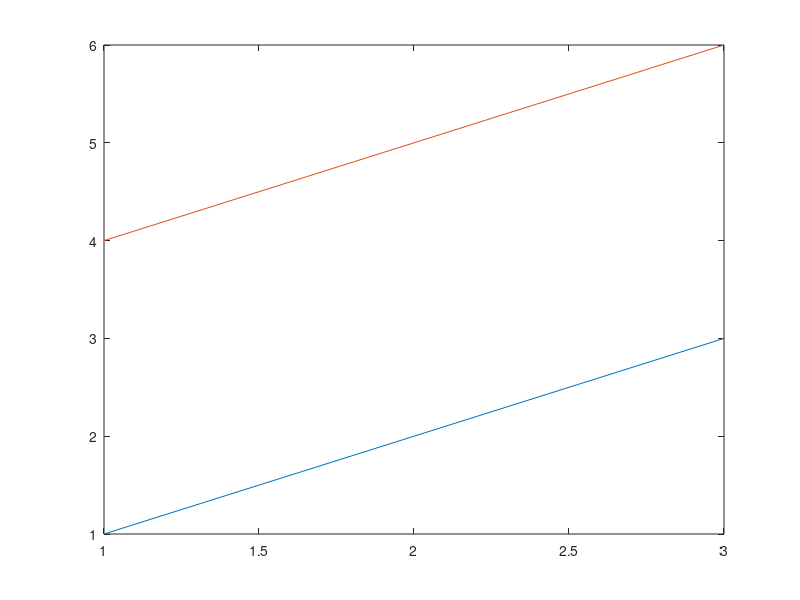

Write MATLAB code to recreate this figure.
figure_handle = figure();
axes_handle = gca();
first_line = plot([1, 2, 3]);
hold(axes_handle, 'on');
second_line = plot([4, 5, 6]);
openmat_result = numel(get(axes_handle, 'Children'));
close(figure_handle);
